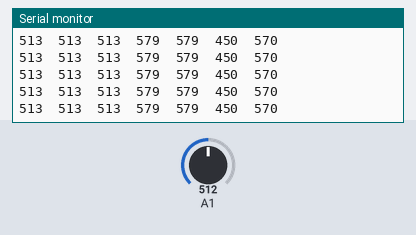
A program run on a simulated Arduino Mega 2560, built with avr-gcc and run on an emulated ATmega2560. Parts: the last lines printed to the serial monitor. Inputs (shaded band) come from the test bench; at power-on: A1 = 512.

Above: at 1.2 s.
1.3 s: A1 set to 161
At 2.4 s:
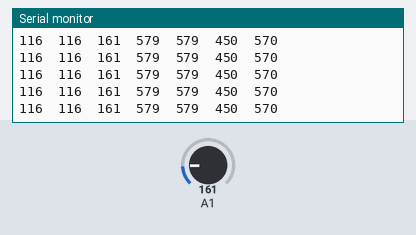
4.3 s: A1 set to 146
At 5.3 s:
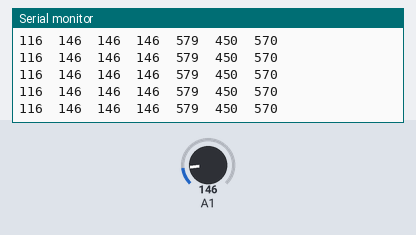
Timing chart, 0 to 6.4 s (numbered marks = the images above; inputs shaded):
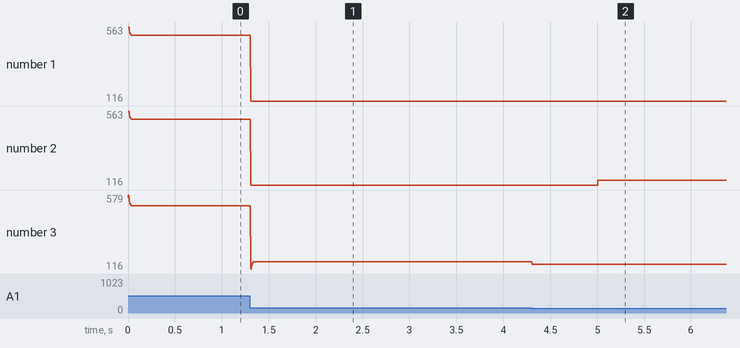

The program:

main.cpp
```cpp
#include <Arduino.h>
#define CHANNEL     0b00000001
#define HIGH_THRES   570
#define LOW_THRES   450

typedef struct Stats
{
  int sensorVal = 0, maxVal = 0, minVal = 1023, globalmaxVal = 0, globalminVal = 1023;
}stats;

void configureADC(void);
void updateStats(int &val, int &min, int &max);
void printStats(int val, int min, int max);
void resetStats(int &val, int &min, int &max);
void updateStats2(stats *);
void printStats2(stats *);
void resetStats2(stats *);

float EMA_a_low = 0.3;    //initialization of EMA alpha
float EMA_a_high = 0.4;

int EMA_S_low = 0;        //initialization of EMA S
int EMA_S_high = 0;

int highpass = 0;
int bandpass = 0;

volatile unsigned int adc_res = 0;
volatile byte low;
volatile byte high;
bool conv_done = false;
//variable to store the value read
int sensorVal = 0, maxVal = 0, minVal = 1023, globalmaxVal = 0, globalminVal = 1023;
unsigned long start_time = 0;


stats s1;

void setup() {
  Serial.begin(115200);
  configureADC();

  // Start ADC Conversion
  ADCSRA |= (1 << ADSC);
  // put your setup code here, to run once:
}

void loop() {
  // put your main code here, to run repeatedly:
  if(conv_done == true)
  {
    conv_done = false;

    sensorVal = adc_res;
    // sensorVal = analogRead(A0);
    // Serial.println("Hello");
    EMA_S_low = (EMA_a_low*sensorVal) + ((1-EMA_a_low)*EMA_S_low);  //run the EMA
    EMA_S_high = (EMA_a_high*sensorVal) + ((1-EMA_a_high)*EMA_S_high);

    highpass = sensorVal - EMA_S_low;     //find the high-pass as before (for comparison)
    bandpass = EMA_S_high - EMA_S_low;      //find the band-pass

    s1.sensorVal = bandpass + sensorVal;

    updateStats2(&s1);
    printStats2(&s1);

    if(millis() - start_time > 5000)
    {
      start_time = millis();
      resetStats2(&s1);
    }

  }
}

void updateStats2(stats *s)
{
  s->minVal = (s->sensorVal < s->minVal) ? s->sensorVal : s->minVal;
  s->maxVal = (s->sensorVal > s->maxVal) ? s->sensorVal : s->maxVal;
  s->globalminVal = (s->sensorVal < s->globalminVal) ? s->sensorVal : s->globalminVal;
  s->globalmaxVal = (s->sensorVal > s->globalmaxVal) ? s->sensorVal : s->globalmaxVal;
}

void resetStats2(stats *s)
{
  s->minVal = 1023, s->maxVal = 0, s->sensorVal = 0;
}

void printStats2(stats *s)
{
  Serial.print(s->globalminVal);
  Serial.print("\t");
  Serial.print(s->minVal);
  Serial.print("\t");
  Serial.print(s->sensorVal);
  Serial.print("\t");
  Serial.print(s->maxVal);
  Serial.print("\t");
  Serial.print(s->globalmaxVal);
  Serial.print("\t");
  Serial.print(LOW_THRES);
  Serial.print("\t");
  Serial.print(HIGH_THRES);
  Serial.println("\t");
}

void updateStats(int &val, int &min, int &max)
{
  if(val < min)
    min = val;
  if(val > max)
    max = val;
}

void resetStats(int &val, int &min, int &max)
{
  min = 1023, max = 0, val = 0;
}

void printStats(int val, int min, int max)
{
  Serial.print(min);
  Serial.print("\t");
  Serial.print(val);
  Serial.print("\t");
  Serial.print(max);
  Serial.println("\t");
}

void configureADC(void)
{
  ADMUX |= CHANNEL;

  ADMUX |= (1 << REFS0);
  ADMUX &= ~(1 << REFS1);

  ADMUX &= ~(1<<ADLAR);

  ADCSRA |= 0B00000111;     //Selecting Pre-scalar value 128

  //Enable interrupt
  ADCSRA |= (1 << ADIE);

  ADCSRB &= 0B11111000;


  //Enable free-running mode
  ADCSRA |= (1 << ADATE);

  ADCSRA |= (1 << ADEN);    //Enable ADC

  sei();
}

ISR(ADC_vect)
{
  low = ADCL;
  high = ADCH;
  adc_res = ((high << 8) | low);
  // adc_res = ADCW;
  conv_done = true;
}
```

Measured:
- after the input at 1.3 s, the serial monitor: prints a new line at once (image 1)
- after the input at 4.3 s, the serial monitor: prints a new line at once (image 2)
- plotted number 1: 513 → 116 after the input at 1.3 s
- plotted number 2: 513 → 116 after the input at 1.3 s, 116 → 146 after the input at 4.3 s
- plotted number 3: 513 → 161 after the input at 1.3 s, 161 → 146 after the input at 4.3 s
